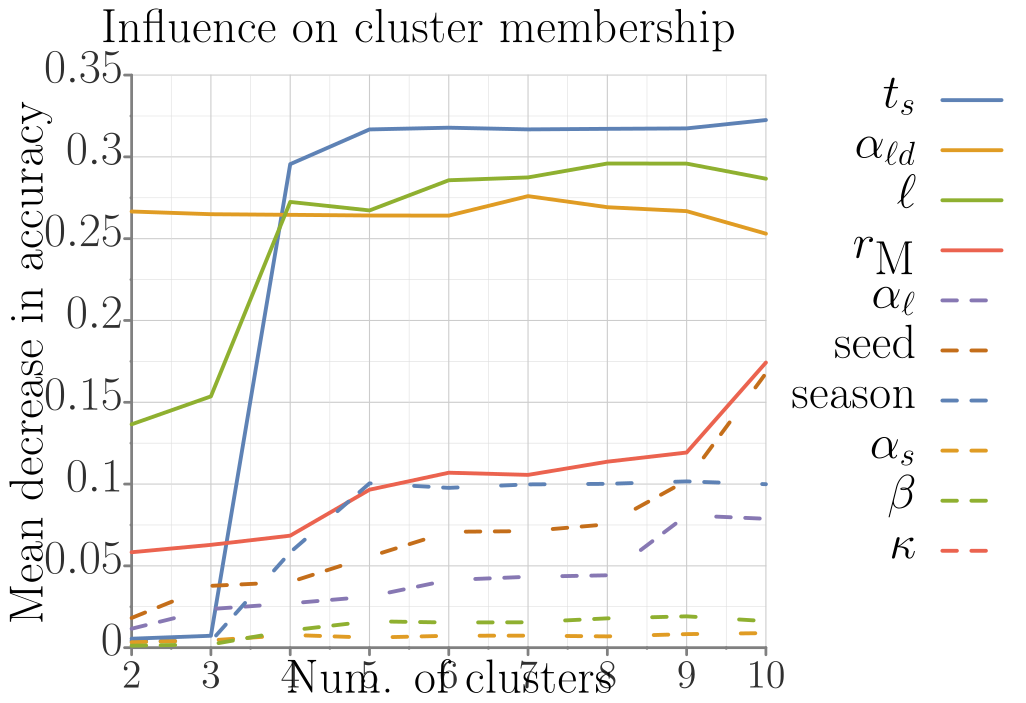

Generate this figure with gnuplot:
##### terminal
clear
# set loadpath '~/Dropbox/proj/gp/src'
set term tikz standalone size 12.5cm,8.75cm font ",14" gparrows scale 2,2 textscale 2
set datafile separator ','

##### output
set output 'rf_k_agglomerative_mse.tex'

##### bg: bg color, axes, grid, tics
##### http://www.colourlovers.com/palette/268142/Danger_Mouse
Danger='#F84934'; # red
Shoes='#4D5E5F'; # grey
##### Rand Olson
roBlue='#1F77B4';
roRed='#D62728';
# border
set style line 21 lt 1 lc rgb '#808080' 
set border 3 back ls 21 lw 5
# grid
set style line 22 lt 2 lc rgb '#CCCCCC' lw 2
set style line 23 lt 2 lc rgb '#DDDDDD' lw 1
set grid xtics mxtics ytics mytics back ls 22, ls 23
# tics
set tics textcolor rgb '#303030'
set tics nomirror out scale 1,.1
set mxtics 2
set mytics 2

##### load default linestyles
set style increment user
# taken care of in terminal
do for [i=1:15] { set style line i lt 1 lw 7 }

##### line colors
# mathematica default
DarkBlue= '#5e82b5'
Orange=   '#e09c24'
Green=    '#8fb030'
Red=      '#eb634f'
Purple=   '#8778b3'
Brown=    '#c46e1a'
LightBlue='#5c9ec7'
Yellow=   '#FDBF6F'
MATHEMATICA="#5e82b5 #e09c24 #8fb030 #eb634f #8778b3 #c46e1a #5c9ec7 #FDBF6F"
do for[i=1:8] {set style line i lc rgb word(MATHEMATICA,i)}
####

##### data style
set style data lines

# NOTE: offsets should be a function of font sizes
##### key
set key t l Left spacing 2 width 5 opaque font ",18"

##### tics (note that tics are also set in theme)
set xtics font ",18" offset 0,.2
set ytics font ",18" offset 1.5,0

##### plot
set title font ",18" "Influence on cluster membership" offset -3,.3
set xlabel "Num. of clusters" offset 0,0 font ",18"
set ylabel "Mean decrease in accuracy" offset -2,0 font ",18"


        set yrange [0:];        set key out Right spacing 2.3 t r;        set ytics offset 2,0;        set xtics offset 0,-.5;        set xlabel offset 0,.7;        set xtics font ",15";

plot             'par_start.csv' u 1:3 ls 1 t columnheader(1),             'par_ald.csv' u 1:3 ls 2 t columnheader(1),             'par_l.csv' u 1:3 ls 3 t columnheader(1),             'par_moore.csv' u 1:3 ls 4 t columnheader(1),             'par_local.csv' u 1:3 ls 5 dt 7 t columnheader(1),             'par_seed.csv' u 1:3 ls 6 dt 7 t columnheader(1),             'par_season.csv' u 1:3 ls 1 dt 7 t columnheader(1),             'par_short.csv' u 1:3 ls 2 dt 7 t columnheader(1),             'par_beta.csv' u 1:3 ls 3 dt 7 t columnheader(1),             'par_kappa.csv' u 1:3 ls 4 dt 7 t columnheader(1)             

#set term x11 reset;
